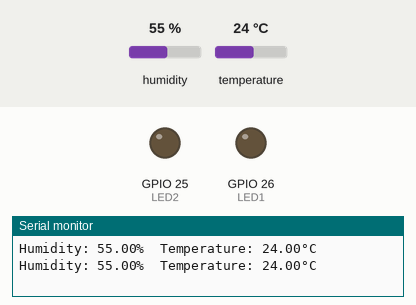
The sketch below on a simulated ESP32. Parts: output pins drawn as LEDs (lit = HIGH), the last lines printed to the serial monitor. The test bench sets the inputs (shaded band); at power-on: temperature 24 °C, humidity 55 %.

Above: at 4.8 s.
4.9 s: temperature set to 27 °C
At 7.5 s:
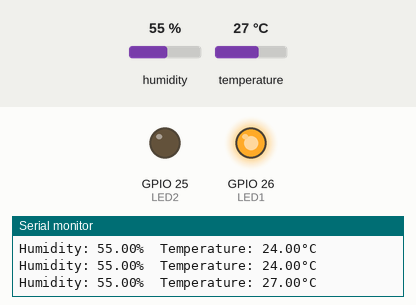
7.9 s: humidity set to 52 %
10.9 s: humidity set to 49 %
At 13.4 s:
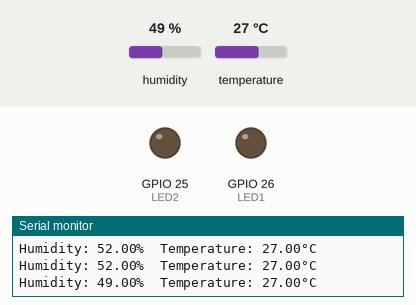
13.9 s: humidity set to 68 %
At 14.6 s:
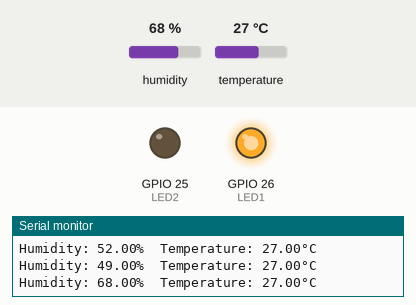
Timing chart, 0 to 16.9 s (numbered marks = the images above; inputs shaded):
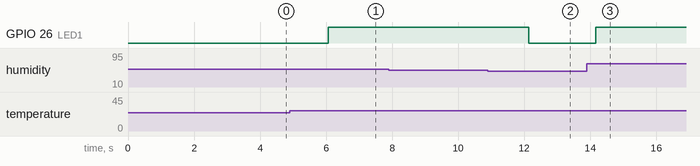

The sketch:

QuizWeek3_3.ino
```cpp
#include "DHT.h" // include the library
#define DHTPIN 2 //set DHT Pin
#define DHTTYPE DHT11   // set DHT Type
#define LED1 26 //set LED1 Pin
#define LED2 25 //set LED2 Pin
DHT dht(DHTPIN, DHTTYPE); //Creates dht object

void setup() {
  Serial.begin(9600);// Serial Communication is starting with 9600 of baudrate speed
  pinMode(LED1, OUTPUT);//Sets the LED1 as an OUTPUT
  pinMode(LED2, OUTPUT);//Sets the LED2 as an OUTPUT
  dht.begin(); // Start dht to measurements
}

void loop() {
  delay(2000);// Wait a few seconds between measurements.
  float humi = dht.readHumidity();// Read humidity
  float temp = dht.readTemperature();// Read temperature as Celsius

  if (isnan(humi) || isnan(temp)) {// Check if any reads failed and exit early (to try again).
    Serial.println(F("Failed to read from DHT sensor!"));
    return;
  }
  Serial.print(F("Humidity: "));
  Serial.print(humi);
  Serial.print(F("%  Temperature: "));
  Serial.print(temp);
  Serial.println(F("°C  "));
  if (temp > 30 && humi > 80) {//Check the Temperature and Humidity
    digitalWrite(LED1, LOW);
    digitalWrite(LED2, HIGH);
  } else if (temp > 25 && humi > 50) {//Check the Temperature and Humidity
    digitalWrite(LED1, HIGH);
    digitalWrite(LED2, LOW);
  } else {
    digitalWrite(LED1, LOW);
    digitalWrite(LED2, LOW);
  }

}
```

Measured:
- the behaviour switches between 25 and 26 °C on temperature (found by bisection; images 0 and 1)
- the behaviour switches between 51 and 50 % on humidity (found by bisection; images 1 and 2)
- after the input at 4.9 s, GPIO 26 (LED1): LOW → HIGH after 1.2 s
- after the input at 10.9 s, GPIO 26 (LED1): HIGH → LOW after 1.2 s
- after the input at 13.9 s, GPIO 26 (LED1): LOW → HIGH after 0.26 s
